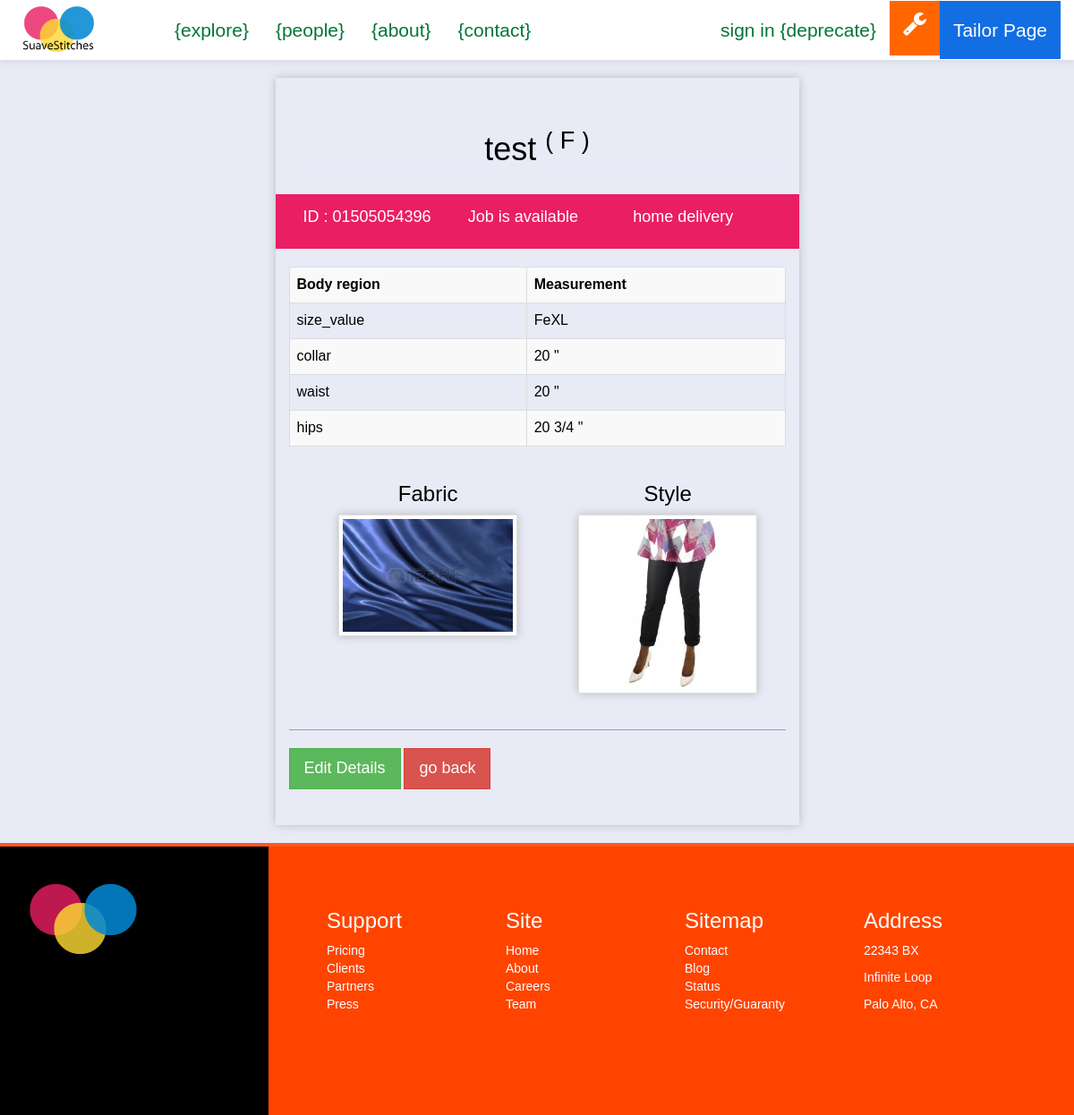
Page /suave/staff/Order/Details/01505054396 on the earlier database version.
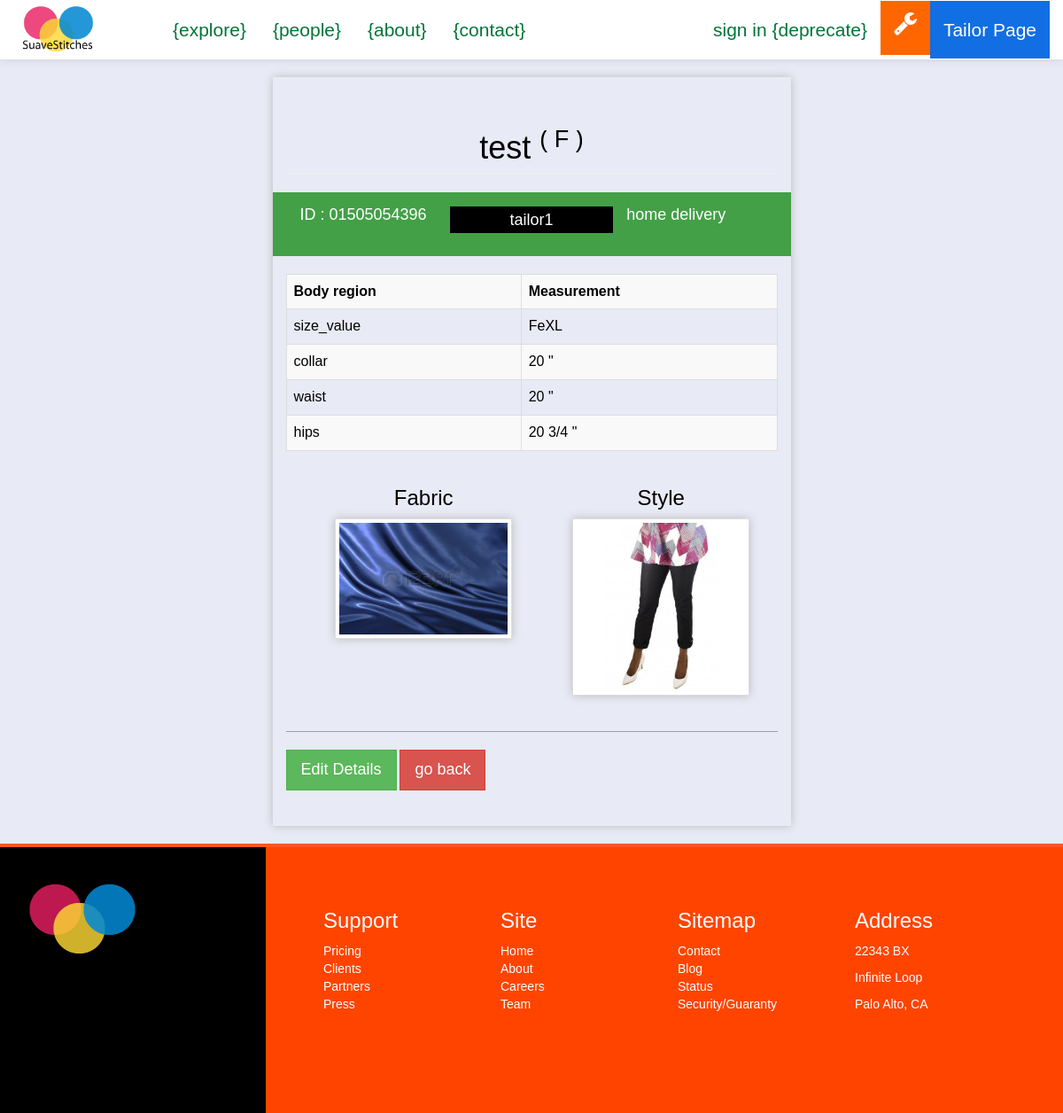
Same page on the later database version.
### suave/models.py (models this page shows)
class Order(models.Model):
	client = models.ForeignKey(Client, null=True)
	sizetable = models.ForeignKey(SizeTable, null=True)
	tailor = models.ForeignKey(Tailor, null=True)
	fabric = models.CharField(max_length=50, null=True)
	style = models.CharField(max_length=100, null=True)
	main_order_id = models.CharField(max_length=15, null=True)
	details = models.CharField(max_length=250, null=True) #*
	delivery_option = models.CharField(max_length=100, null=True)
	service_option = models.CharField(max_length=100, null=True)
	sex = models.CharField(max_length=2, default=' ')
	status = models.CharField(max_length=20, default='OPEN') #*
	cost = models.IntegerField(default=0000) # final cost of order
	date = models.DateField(auto_now_add=True)

class Client(models.Model):
	FEMALE = 'F'
	MALE = 'M'
	SEX_CHOICE = (
		(FEMALE, 'F'),
		(MALE, 'M'),
	)
	user = models.OneToOneField(User)
	address = models.CharField(max_length=200, null=True)
	preference = models.CharField(max_length=40)
	sex = models.CharField(max_length=2, choices=SEX_CHOICE, default=" ")
	def __str__(self):
		return self.user.username

class Tailor(models.Model):
	user = models.OneToOneField(User)
	rate = models.IntegerField(default=0)
	phone_number = models.IntegerField(default=0)
	address = address = models.CharField(max_length=300, null=True)
	specialty = models.CharField(max_length=300, null=True)
	approved = models.BooleanField(default=False)
	def __str__(self):
		return self.user.username

### staff/views.py (the view)
# urls.py: url(r'^Order/Details/(?P<order_id>[\w\-]+)$', views.order_details, name='order_details'),
def order_details(request, order_id):
	try:
		order = Order.objects.get(main_order_id=order_id)
	except Exception, e:
		return HttpResponse('can\'t do that %s' %order_id) # write better response
	context = {}
	context['title'] = 'Order details -- SuaveStitches Nigeria'
	context['tailorPage'] = True
	context['order'] = order
	context['fabric'] = Fabric.objects.get(id=order.fabric)
	context['style'] = Style.objects.get(id=order.style)
	context['size'] = serializers.serialize("python", SizeTable.objects.filter(id=order.sizetable.id))
	return render(request, 'i/staff/order_details.html', context)

### templates/i/staff/order_details.html (shortened to what this page needs)
{% extends "i/layout/staff_base.html" %}
{% block main_section %}
<div class="col-lg-6 col-lg-offset-3 tailor-order-details"><br>
	<h1 class="page-header">{{ order.client }} <sup>( {{ order.sex }} )</sup></h1>
	{% if order.status == 'IN PROGRESS' %}
		<div class="row alert" style="background:#43A047;color:#fff">
	{% else %}
		<div class="row alert" style="background:#E91E63;color:#fff">
	{% endif %}
			<h4 class="col-xs-4">ID : {{ order.main_order_id }}</h4>
			{% if order.status == 'IN PROGRESS' %}
				<h4 class="col-xs-4 text-center" style="background:#000;line-height:30px;">{{ order.tailor }}</h4>
			{% else %}
				<h4 class="col-xs-4">Job is available</h4>
			{% endif %}
			<h4 class="col-xs-4">{{ order.delivery_option|lower }}</h4>
		</div>
		<table class="table table-striped table-hover table-bordered">
			<tr>
				<th>Body region</th>
				<th>Measurement</th>
			</tr>
{% for instance in size %}
	{% for field, value in instance.fields.items %}
		{% if value != None %}
			<tr>
				<td>{{ field }}</td>
				<td>{{ value }}</td>
			</tr>
		{% endif %}
	{% endfor %}
{% endfor %}
		</table>
		<div class="tailor-order-details-img">
			<div class="row">
				<div class="col-lg-5 col-lg-offset-1">
					<h3>Fabric</h3>
					<img src="/static/img/fabrics/{{ fabric.image_url }}" width="200" height="200" class="img-thumbnail">
				</div>
				<div class="col-lg-6">
					<h3>Style</h3>
					<img src="/static/img/styles/{{ style.image_url }}"   width="200" height="200" class="img-thumbnail">
				</div>
			</div>
		</div>
		<br>
		<div class="">
		<hr style="border-color:#90A4AE">
		<a href="" class="btn btn-success btn-lg">Edit Details</a>
		<a href="{% url 'suave:tailorDashboard' %}" class="btn btn-danger btn-lg">go back</a>
		</div>
	<br><br>
</div>
{% endblock %}

Differences in the rows shown:
changed Order "home delivery": status "OPEN" → "IN PROGRESS" (drawn); tailor (not shown) → "tailor1"
Other differences:
text no longer shown: "Job is available"
